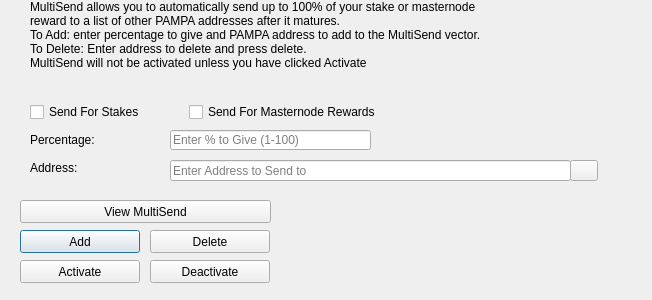
<?xml version="1.0" encoding="UTF-8"?>
<ui version="4.0">
 <class>MultiSendDialog</class>
 <widget class="QDialog" name="MultiSendDialog">
  <property name="windowModality">
   <enum>Qt::NonModal</enum>
  </property>
  <property name="geometry">
   <rect>
    <x>0</x>
    <y>0</y>
    <width>652</width>
    <height>300</height>
   </rect>
  </property>
  <property name="windowTitle">
   <string>MultiSend</string>
  </property>
  <widget class="QLineEdit" name="multiSendPercentEdit">
   <property name="geometry">
    <rect>
     <x>170</x>
     <y>130</y>
     <width>201</width>
     <height>20</height>
    </rect>
   </property>
   <property name="toolTip">
    <string>Enter whole numbers 1 - 100</string>
   </property>
   <property name="placeholderText">
    <string>Enter % to Give (1-100)</string>
   </property>
  </widget>
  <widget class="QLineEdit" name="multiSendAddressEdit">
   <property name="geometry">
    <rect>
     <x>170</x>
     <y>160</y>
     <width>401</width>
     <height>21</height>
    </rect>
   </property>
   <property name="toolTip">
    <string/>
   </property>
   <property name="placeholderText">
    <string>Enter Address to Send to</string>
   </property>
  </widget>
  <widget class="QLabel" name="label_2">
   <property name="geometry">
    <rect>
     <x>30</x>
     <y>0</y>
     <width>451</width>
     <height>121</height>
    </rect>
   </property>
   <property name="lineWidth">
    <number>1</number>
   </property>
   <property name="text">
    <string>MultiSend allows you to automatically send up to 100% of your stake or masternode reward to a list of other PAMPA addresses after it matures.
To Add: enter percentage to give and PAMPA address to add to the MultiSend vector.
To Delete: Enter address to delete and press delete.
MultiSend will not be activated unless you have clicked Activate</string>
   </property>
   <property name="alignment">
    <set>Qt::AlignLeading|Qt::AlignLeft|Qt::AlignTop</set>
   </property>
   <property name="wordWrap">
    <bool>true</bool>
   </property>
  </widget>
  <widget class="QLabel" name="message">
   <property name="geometry">
    <rect>
     <x>290</x>
     <y>200</y>
     <width>351</width>
     <height>91</height>
    </rect>
   </property>
   <property name="text">
    <string/>
   </property>
  </widget>
  <widget class="QPushButton" name="addButton">
   <property name="geometry">
    <rect>
     <x>20</x>
     <y>230</y>
     <width>120</width>
     <height>23</height>
    </rect>
   </property>
   <property name="toolTip">
    <string/>
   </property>
   <property name="statusTip">
    <string>Add to MultiSend Vector</string>
   </property>
   <property name="text">
    <string>Add</string>
   </property>
  </widget>
  <widget class="QPushButton" name="disableButton">
   <property name="geometry">
    <rect>
     <x>150</x>
     <y>260</y>
     <width>120</width>
     <height>23</height>
    </rect>
   </property>
   <property name="statusTip">
    <string>Deactivate MultiSend</string>
   </property>
   <property name="text">
    <string>Deactivate</string>
   </property>
  </widget>
  <widget class="QPushButton" name="addressBookButton">
   <property name="geometry">
    <rect>
     <x>570</x>
     <y>160</y>
     <width>28</width>
     <height>21</height>
    </rect>
   </property>
   <property name="toolTip">
    <string>Choose an address from the address book</string>
   </property>
   <property name="text">
    <string/>
   </property>
   <property name="icon">
    <iconset resource="../pampa.qrc">
     <normaloff>:/icons/address-book</normaloff>:/icons/address-book</iconset>
   </property>
   <property name="shortcut">
    <string>Alt+A</string>
   </property>
   <property name="autoDefault">
    <bool>false</bool>
   </property>
  </widget>
  <widget class="QLabel" name="label">
   <property name="geometry">
    <rect>
     <x>30</x>
     <y>130</y>
     <width>121</width>
     <height>20</height>
    </rect>
   </property>
   <property name="toolTip">
    <string>Percentage of stake to send</string>
   </property>
   <property name="text">
    <string>Percentage:</string>
   </property>
  </widget>
  <widget class="QLabel" name="label_5">
   <property name="geometry">
    <rect>
     <x>30</x>
     <y>160</y>
     <width>111</width>
     <height>16</height>
    </rect>
   </property>
   <property name="toolTip">
    <string>Address to send portion of stake to</string>
   </property>
   <property name="text">
    <string>Address:</string>
   </property>
  </widget>
  <widget class="QPushButton" name="deleteButton">
   <property name="geometry">
    <rect>
     <x>150</x>
     <y>230</y>
     <width>120</width>
     <height>23</height>
    </rect>
   </property>
   <property name="toolTip">
    <string/>
   </property>
   <property name="statusTip">
    <string>Delete Address From MultiSend Vector</string>
   </property>
   <property name="text">
    <string>Delete</string>
   </property>
  </widget>
  <widget class="QPushButton" name="activateButton">
   <property name="geometry">
    <rect>
     <x>20</x>
     <y>260</y>
     <width>120</width>
     <height>23</height>
    </rect>
   </property>
   <property name="statusTip">
    <string>Activate MultiSend</string>
   </property>
   <property name="text">
    <string>Activate</string>
   </property>
  </widget>
  <widget class="QPushButton" name="viewButton">
   <property name="geometry">
    <rect>
     <x>20</x>
     <y>200</y>
     <width>251</width>
     <height>23</height>
    </rect>
   </property>
   <property name="toolTip">
    <string/>
   </property>
   <property name="statusTip">
    <string>View MultiSend Vector</string>
   </property>
   <property name="text">
    <string>View MultiSend</string>
   </property>
  </widget>
  <widget class="QWidget" name="horizontalLayoutWidget">
   <property name="geometry">
    <rect>
     <x>30</x>
     <y>100</y>
     <width>351</width>
     <height>24</height>
    </rect>
   </property>
   <layout class="QHBoxLayout" name="horizontalLayout">
    <item>
     <widget class="QCheckBox" name="multiSendStakeCheckBox">
      <property name="text">
       <string>Send For Stakes</string>
      </property>
     </widget>
    </item>
    <item>
     <widget class="QCheckBox" name="multiSendMasternodeCheckBox">
      <property name="text">
       <string>Send For Masternode Rewards</string>
      </property>
     </widget>
    </item>
   </layout>
  </widget>
 </widget>
 <resources>
  <include location="../pampa.qrc"/>
 </resources>
 <connections/>
</ui>
